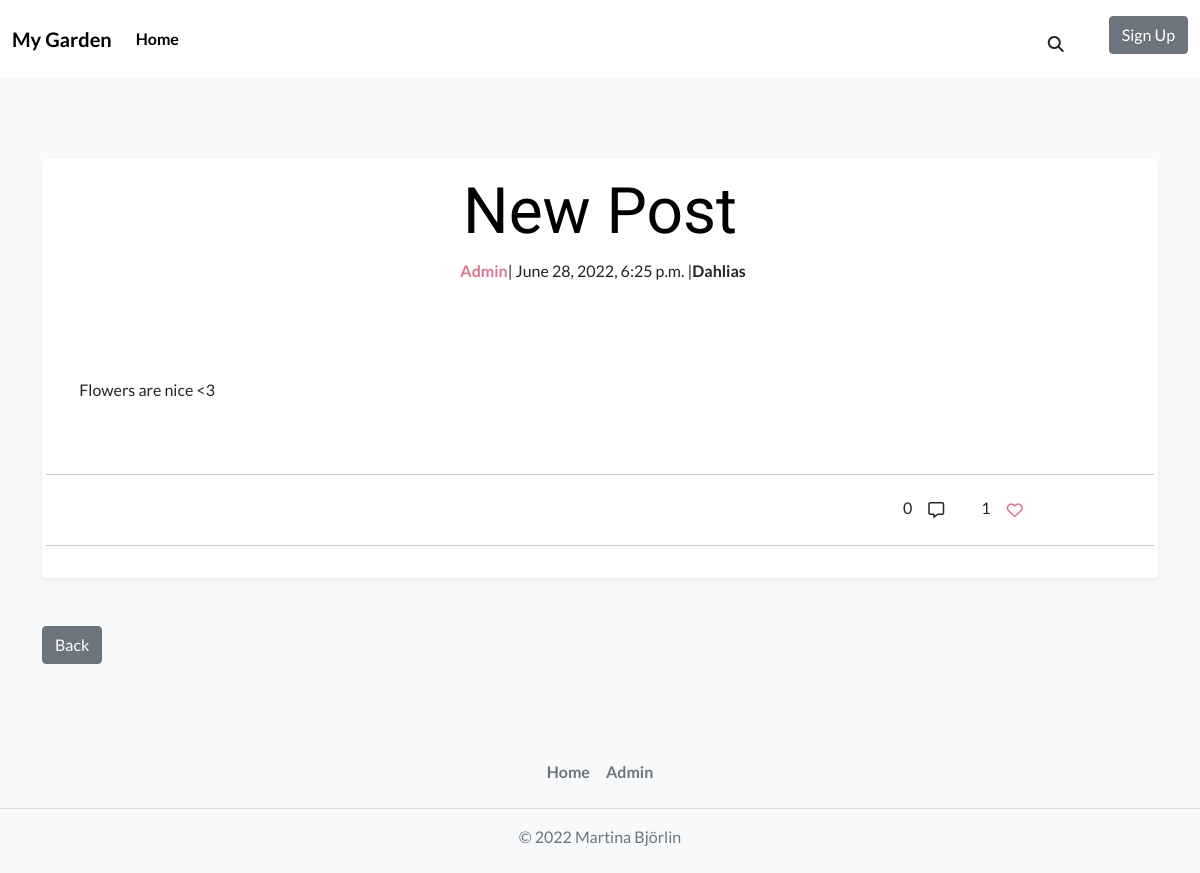
/blogpost/new-post/, run on an earlier commit of the app's database.
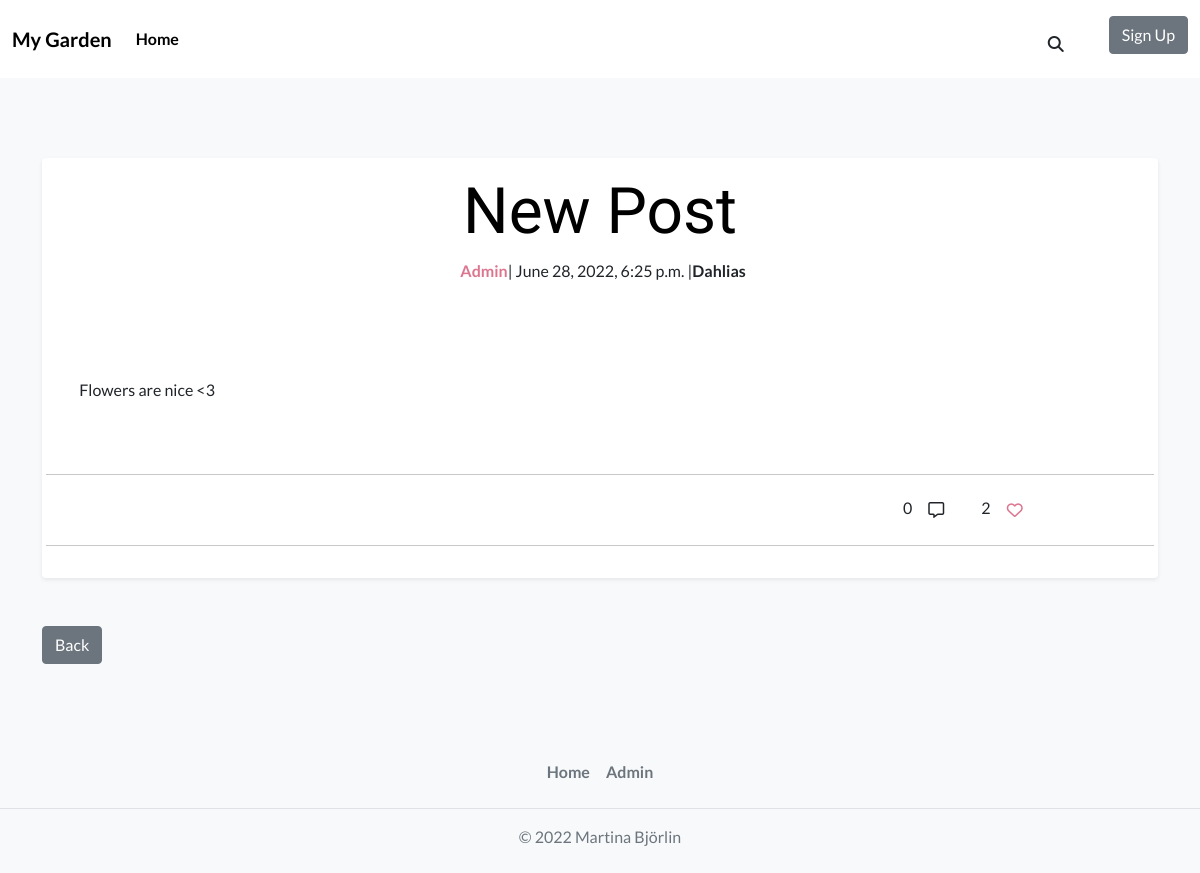
And on a later commit of the database.
### blog_post/models.py (models this page shows, shortened)
class Post(models.Model):
    PUBLISH_STATUS = ((0, 'Draft'), (1, 'Publish'))
    title = models.CharField(max_length=100)
    slug = models.SlugField(max_length=200, unique=True)
    meta_description = models.CharField(max_length=150, blank=True)
    author = models.ForeignKey(
        User,
        on_delete=models.CASCADE,
        related_name='post_author',
        )
    category = models.ForeignKey(
        Category,
        on_delete=models.CASCADE,
        related_name='post_category',
        )
    created_on = models.DateTimeField(auto_now_add=True)
    updated_on = models.DateTimeField(auto_now=True)
    content = models.TextField()
    published = models.IntegerField(choices=PUBLISH_STATUS, default=0)
    publish_date = models.DateTimeField(blank=True, null=True)
    likes = models.ManyToManyField(
        Profile,
        related_name='post_likes',
        default=[0],
        blank=True
        )
    number_of_likes = models.BigIntegerField(default='0')
    liked = models.BooleanField(default=False)
    post_img = CloudinaryField(
        'post_image',
        default='default_image'
        )  # TODO: Add a default picture
    class Meta:
        ordering = ['-created_on']

class Category(models.Model):
    name = models.CharField(
        max_length=50,
        unique=True,
        blank=False,
        null=False,
        )
    slug = models.SlugField(
        max_length=200,
        unique=True,
        blank=False,
        null=False,
        )
    category_img = CloudinaryField(
        'category_image',
        default='default_image',
        )  #  TODO: Add a default picture
    class Meta:
        verbose_name_plural = "categories"
    def __str__(self):
        return f'{self.name}'

### blog_post/views.py (the view)
# urls.py: path('<slug:slug>/', views.BlogPostDetail.as_view(), name='blog_post'),
class BlogPostDetail(generic.DetailView):
    template_name = 'blog_post.html'
    def get(self, request, slug, *args, **kwargs):
        queryset = Post.objects.filter(published=1).order_by('-created_on')
        post = get_object_or_404(queryset, slug=slug)
        liked = False
        if post.likes.filter(id=request.user.id).exists():
            liked = True
        context = {
            'post': post,
            'liked': liked,
        }
        return render(
            request,
            "blog_post.html",
            context,
        )

### blog_post/templates/blog_post.html (shortened to what this page needs)
{% extends 'base.html' %}
{% load static %}
{% block content %}
<article class=" blog-post-detail shadow-sm p-3 mb-5 bg-body rounded">
    <div class="row">
        <a href="{% url 'blog_post' post.slug %}">
            <h1 class="text-center display-3 text-capitalize">{{post.title}}</h1>
        </a>
    </div>
    <div class="row">
        <div class="col-5 g-0">
            <p class="text-lg-end text-md-end fw-bold post-author">{{post.author}}</p>
        </div>
        <div class="col-2 g-0">
            <p class="text-lg-center text-md-center">| {{post.created_on}} |</p>
        </div>
        <div class="col-5 g-0">
            <p class="text-lg-start text-md-start fw-bold">{{post.category}}</p>
        </div>
    </div>
    <div>
    </div>
    <article id="blog-post-body">
        <div class="row">
            <p class="blog-post-content"> {{post.content}} </p>
        </div>
    </article>
    <div class="comment-and-like-section">
        <div class="row">
            <hr>
            <div class="col-10">
                <p class="text-end">{{post.post_comments.count}}
                    <button class="btn btn-comments" type="button"><i class="far fa-comment-alt"></i></button>
                </p>
            </div>
            <div class="col-2">
                <span>{{post.number_of_likes}}</span>
                {% if request.user.is_authenticated %}
                    {% if liked %}
                    <button class="btn btn_likes" id="btn-like" name="{% url 'post_likes' post.slug %}" type="submit"
                    value="{{post.id}}"><i id="btn-i" class="fas fa-heart btn-icon"></i></button>
                    {% else %}
                    <button class="btn btn_likes" id="btn-like" name="{% url 'post_likes' post.slug %}" type="submit"
                    value="{{post.id}}"><i id="btn-i" class="far fa-heart btn-icon"></i></button>
                    {% endif %}
                {% else %}
                <button class="btn" id="btn-like" onclick="alertMsgVisitorLikes()"><i id="btn-i" class="far fa-heart btn-icon"></i></button>
                {% endif %}
            </div>
            <hr>
        </div>
    </div>
</article>
<a href="{% url 'index' %}" class="btn btn-secondary mb-5">Back</a>
{% endblock %}

What changed in the data, as far as the page shows it:
changed Post "New Post": number_of_likes "1" → "2"
